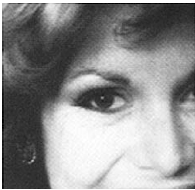
%> input picture Computer-Vision/paradoteo_CV_1-PYRAMIDS/woman.png, 195 x 190 px
$ octave diadikasia_erwthma_2.m   (GNU Octave 9; MATLAB toolbox functions it lacks are replaced by stand-ins)
%> lines starting %> are read from the running program, lines starting %| are printed output that depends on the picture; in (x1, y1, x2, y2) boxes, pixels count from 0 and x2, y2 are one past the last pixel; in counts of white or black regions, pixels touching at a corner belong together; the program's own positions count from 1
% Load the input image
woman = imread('woman.png');
%> woman is the input picture: size 190x195x3 uint8; min 0, max 255, mean 142.3
hand = imread('hand.png');
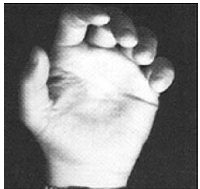
%> input picture Computer-Vision/paradoteo_CV_1-PYRAMIDS/hand.png, 200 x 189 px
%> hand is the input picture: size 189x200x3 uint8; min 0, max 255, mean 137.8

% Display woman image in a separate plot window
figure;
imshow(woman);
title('Original Woman Image');

woman = rgb2gray(woman);
%> woman: size 190x195 uint8
hand = rgb2gray(hand);
%> hand: size 189x200 uint8
xmin = min(80,80);
ymin = min(80,80);
width = 50;
height = 40;
roi = [xmin ymin width height];

woman = imresize(woman,[189,200]);
%> woman: size 189x200 uint8

% Display resized woman image in a separate plot window
figure;
imshow(woman);
title('Resized Woman Image');

% Crop the image to the selected ROI
eyeCropped = imcrop(woman, roi);
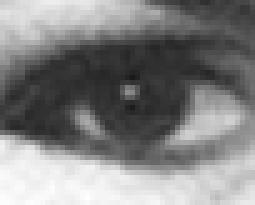
%> eyeCropped: size 41x51 uint8 (shown 5 times larger); min 26, max 255, mean 129.5

% Display cropped woman image in a separate plot window
figure;
imshow(eyeCropped);
title('Cropped Woman Image');

[canvrows,canvcols] = size(hand);
%> canvrows = 189; canvcols = 200

canvas = zeros(canvrows,canvcols);
canvas(:,:)=255;
%> canvas: size 189x200 double; every value is 255
opacity = 1;

canvas(80:120, 80:130) = 0;
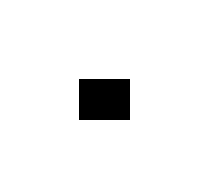
%> canvas: size 189x200 double; 94.5% white; 1 black region, box (x1, y1, x2, y2) and area: (79, 79, 130, 120) 2091

% Display canvas image in a separate plot window
figure;
imshow(canvas);
title('Canvas Image');

lims = stretchlim(canvas);
%> lims = [0; 1]
low = lims(1);
%> low = 0
high = lims(2);
%> high = 1

canvas = imadjust(canvas, [low, high], [0, opacity]);

% Display adjusted canvas image in a separate plot window
figure;
imshow(canvas);
title('Adjusted Canvas Image');

woman = im2double(woman);
%> woman: size 189x200 double
hand = im2double(hand);
%> hand: size 189x200 double

fusedImg1 = bsxfun(@times, woman, 1-canvas);
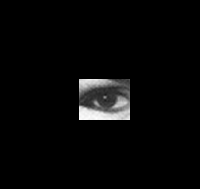
%> fusedImg1: size 189x200 double; min 0, max 1, mean 0.0281
fusedImg2 = bsxfun(@times, hand, canvas);
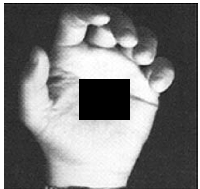
%> fusedImg2: size 189x200 double; min 0, max 1, mean 0.49

% Display fused images separately in different plot windows
figure;
imshow(fusedImg1);
title('Fused Image 1');

figure;
imshow(fusedImg2);
title('Fused Image 2');

fused = bsxfun(@times, woman, 1-canvas) + bsxfun(@times, hand, canvas);
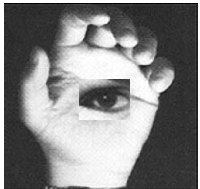
%> fused: size 189x200 double; min 0, max 1, mean 0.518

% Display final fused image in a separate plot window
figure;
imshow(fused);
title('Final Fused Image');
